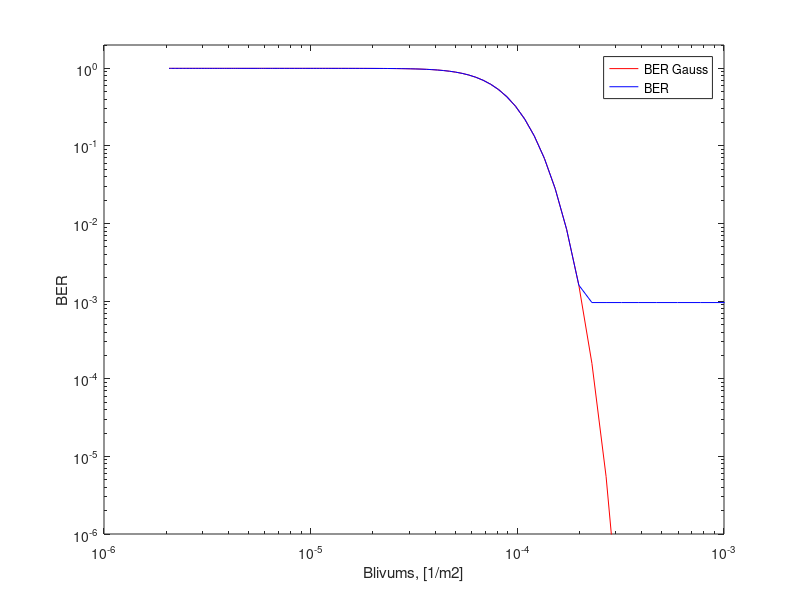

Recreate this plot in MATLAB.
close all;
clear all;
N=51;     %mezglu skaits tiiklaa
Rb=2e6;    %datu parraides aatrums
fc=915*1e6; %carrier freq.
To=300;  % temperatura[K]
K=1.38*1e-23; %Boltsmana konst.
lambda=1; %[pck/s]
L=512; %[bit/pck]
F=0  ; %[dB] noise figure
Pt=1e-3; %[W] raiditajjauda
c=3*1e8; % speed of light, [m/s]
Gt=1;
Gr=1;
rlink=[1:5:700];

%videjais mezglu skaits daudzposmu marshrutaa
n=floor(((2+N)*sqrt(N)+3*N)/(2*(N-1))); 
fun = @(x) (1/sqrt(2*pi))*exp((-x.^2)./2);
var_ini=1-exp(-lambda*L/Rb); 
Ptherm=10^(F/10)*K*To*Rb;
a=Gt*Gr*c^2/(4*pi*fc)^2;
b=3*n*lambda*L/(4*Rb);

for i=1:length(rlink)
    rho(1,i)=1/rlink(1,i)^2;
    S1(1,i)=(2*rlink(1,i))^2;
    S2(1,i)=(2*2*rlink(1,i))^2;
    S3(1,i)=(2*3*rlink(1,i))^2;

    S2p(1,i)=S2(1,i)-S1(1,i);
    S3p(1,i)=S3(1,i)-S2(1,i);

    n2p(1,i)=S2p(1,i)*rho(1,i)/2;
    n3p(1,i)=S3p(1,i)*rho(1,i)/2;
 
    Pr(1,i)=a*Pt/(rlink(1,i)^4);
   
    Pini(1,i)=var_ini*((n2p(1,i)*a*Pt/(2*rlink(1,i))^4)...
        +(n3p(1,i)*a*Pt/(3*rlink(1,i))^4));
    %Pini(1,i)=0;
    SNR(1,i)=Pr(1,i)/(Ptherm+Pini(1,i));
    SNR_dB(1,i)=10*log10(SNR(1,i))
    Kp(1,i)=erfc(sqrt(2*SNR(1,i)));

    BER(1,i)=integral(fun, sqrt(2*SNR(1,i)), Inf);
    BERroute(1,i)=1-(1-BER(1,i))^n;
    BERroute1(1,i)=1-(1-Kp(1,i))^n;
    BERroute17(1,i)=max(BERroute1(1,i), b)
end

loglog(rho, BERroute1, '-r'), hold on
loglog(rho, BERroute17, '-b')
legend('BER Gauss','BER');
	xlabel('Blivums, [1/m2]')
	ylabel('BER')
axis([1e-6 1e-3 1e-6 2]);